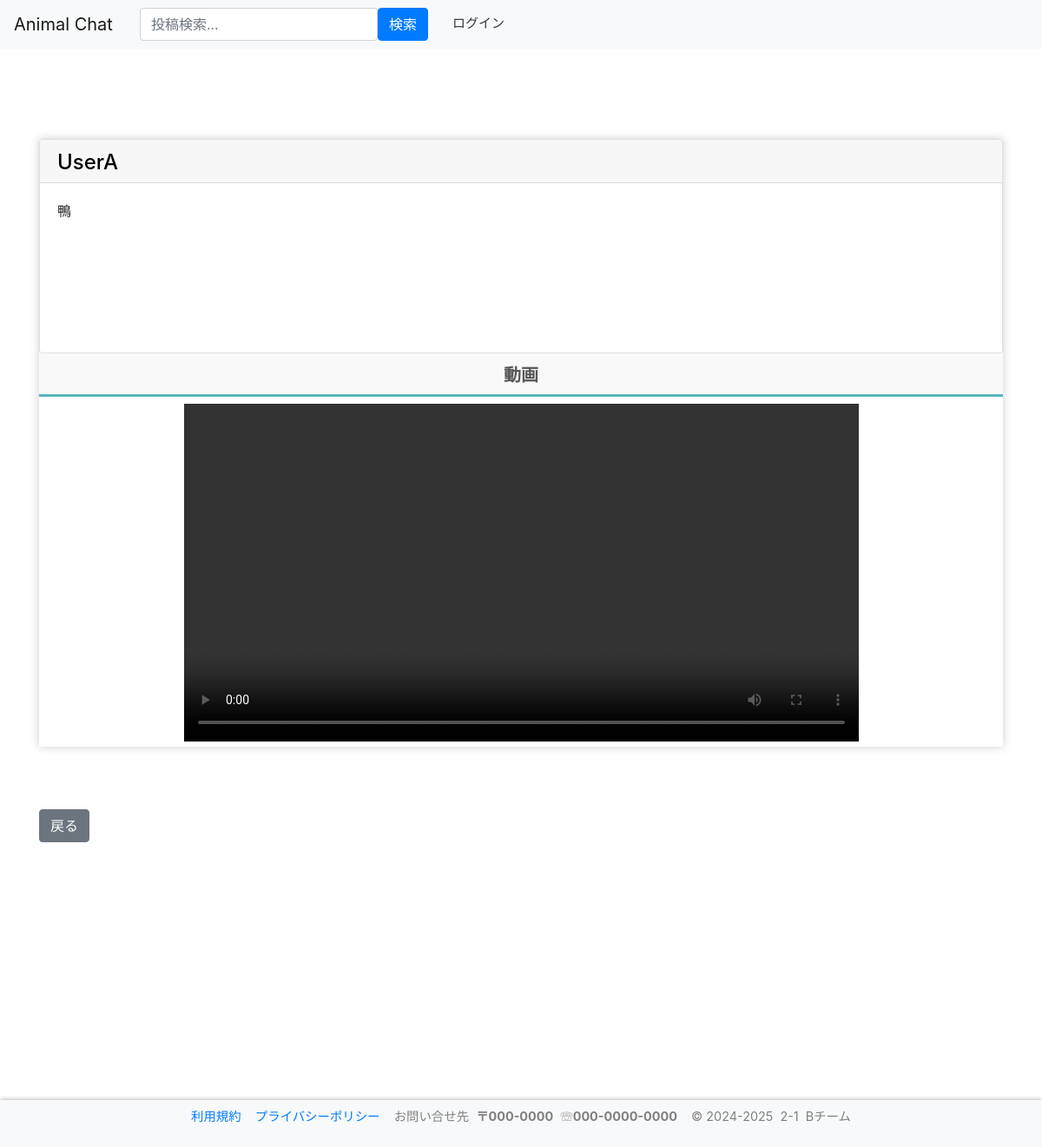
/post/posts/17/detail, run on an earlier commit of the app's database.
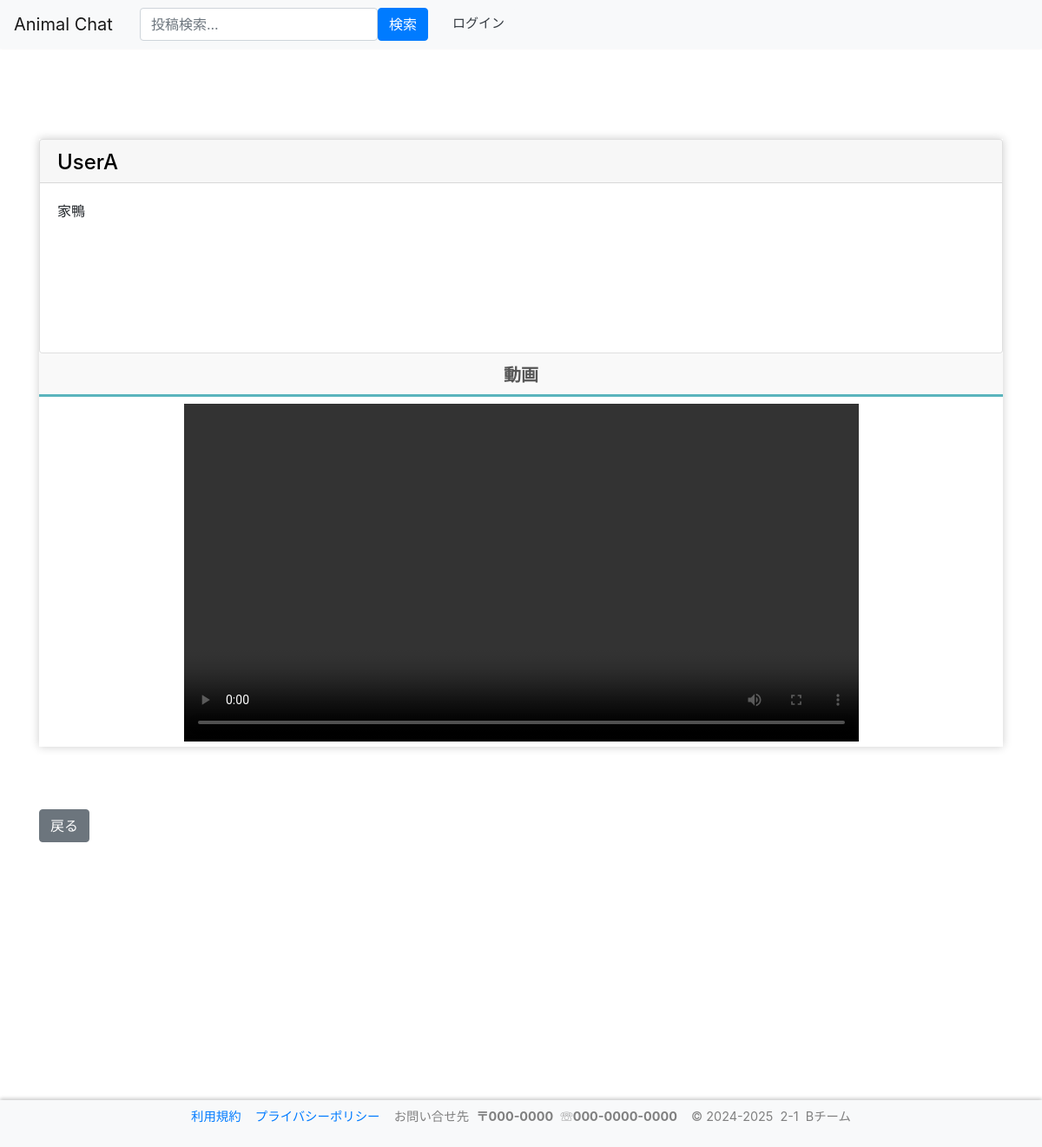
And on a later commit of the database.
### post/models.py (models this page shows)
class PostInfo(models.Model): # 投稿IDは自動でつく
    account_id = models.ForeignKey(User, on_delete=models.CASCADE) # アカウントID　外部キー
    post = models.CharField('post', max_length=300) # 投稿文　文字数300文字
    post_date = models.DateTimeField('post_date', max_length=12, default=timezone.now) # 投稿日時
    image = models.ImageField(upload_to='img/post', verbose_name='画像', null=True, blank=True)
    video = models.FileField(upload_to='video/post',  verbose_name='動画', null=True, blank=True)
    def __str__(self):
        return self.post

### accounts/models.py (models this page shows)
class User(AbstractBaseUser, PermissionsMixin):
    screen_name = models.CharField(
        gettext_lazy('アカウント名'),
        max_length=128,
        default='',
        blank=True,
        help_text=gettext_lazy('128文字以内で入力してください'),
    )
    email = models.EmailField(gettext_lazy('メールアドレス'), unique=True)
    is_staff = models.BooleanField(
        gettext_lazy('staff status'),
        default=False,
        help_text=gettext_lazy('Designates whether the user can log into this admin site.'),
    )
    is_active = models.BooleanField(
        gettext_lazy('active'),
        default=True,
        help_text=gettext_lazy(
            'Designates whether this user should be treated as active. Unselect this instead of deleting accounts.'
        ),
    )
    date_joined = models.DateTimeField(gettext_lazy('date joined'), default=timezone.now)
    objects = CustomUserManager()
    points = models.IntegerField(
        default=0,
        blank=True,
        null=True,
    )
    pt_give = models.IntegerField(
        default=0,
        blank=True,
        null=True,
    )
    icon = models.ImageField(
        upload_to='icon',
        verbose_name='画像',
        null=True,
        blank=True,
        default="icon/default.png",
    )
    profile = models.TextField(
        gettext_lazy('プロフィール'),
        max_length=200,
        null=True,
        default='',
        blank=True,
        help_text=gettext_lazy('200文字以内で入力してください'),
    )
    USERNAME_FIELD = 'email'
    REQUIRED_FIELDS = []
    class Meta:
        verbose_name = gettext_lazy('user')
        verbose_name_plural = gettext_lazy('users')
    def __str__(self):
        return self.__unicode__()
    def __unicode__(self):
        return self.screen_name or self.email

### post/views.py (the view)
# urls.py: path('posts/<int:pk>/detail', views.PostDetailPageView.as_view(), name='posts_detail'),
class PostDetailPageView(DetailView):
    model = PostInfo # 投稿情報モデル
    template_name = '../templates/post/post_detail.html' # テンプレート
    context_object_name = 'post'
    def get_context_data(self,**kwargs):
        context = super().get_context_data(**kwargs)
        context["myid"] = self.request.user.id
        print(context)
        return context

### templates/post/post_detail.html (shortened to what the changed rows need)
{% extends 'base.html' %}
{% block content %}
<div class="row justify-content-center">
        <div class="col-12">
            <br>
            <div class="row">
                <div class="col-12">
                    <div class="main-container">
                        <div class="post-section">
                            <br>
                            <br>
                <div class="post">
                  <div class="tabs">
                      <div>
                          <div class="card">
                              {%if post.account_id_id == myid%}
                              <a href='{% url 'accounts:mypage' %}' style="color:black;text-decoration-color: gray;">
                              {% else %}
                              <a href='{% url 'accounts:user_detail' post.account_id_id %}' style="color:black;text-decoration-color: gray;">
                              {% endif %}
                                  <div class="card-header" style="height:50px;width:auto;">
                                      <h4>{{ post.account_id }}</h4>
                                  </div>
                              </a>
                              <div class="card-body" style="height:195px;">
                                  <div class="post-content">
                                      <p>{{post.post}}</p>
                                  </div>
                              </div>
                          </div>
                      </div>
                  </div>
                  <br>
                  <br>
                  <br>
                </div>
                <br>
                    </div>
                </div>
            </div>
        </div>
</div>
{% endblock %}

What changed in the data, as far as the page shows it:
changed PostInfo "UserA": post "鴨" → "家鴨"
